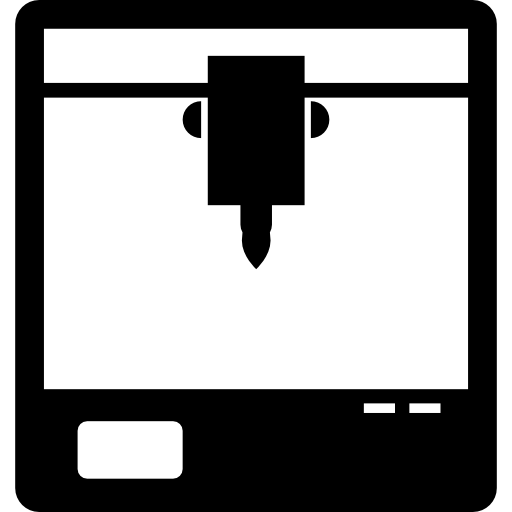
#> input picture 3dprinter.png, 512 x 512 px
$ python conver.py
#> lines starting #> are read from the running program, lines starting #| are printed output that depends on the picture; after the words box and inside, x2 and y2 are one past the last pixel; in counts of white or black regions, pixels touching at a corner belong together
from PIL import Image

imagem = Image.open("3dprinter.png")
#> imagem is the input picture: PIL image 512x512 P; mean R, G, B, A 147.7, 147.7, 147.7, 105.7

imagem_cinza = imagem.convert("L")
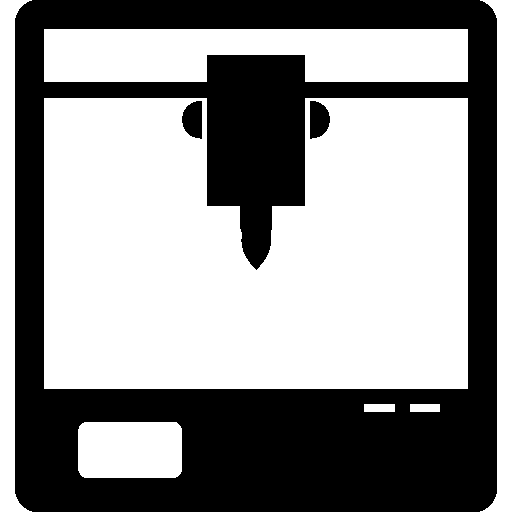
#> imagem_cinza: PIL image 512x512 L; 57.9% white; 3 black regions, box (x1, y1, x2, y2) and area: (15, 0, 497, 512) 109135, (182, 101, 202, 139) 603, (310, 101, 330, 139) 603

limiar = 200
imagem_binaria = imagem_cinza.point(lambda p: 0 if p < limiar else 255)

imagem_binaria.save("mascara_invertida.png")

print("Máscara invertida salva como 'mascara_invertida.png'")
